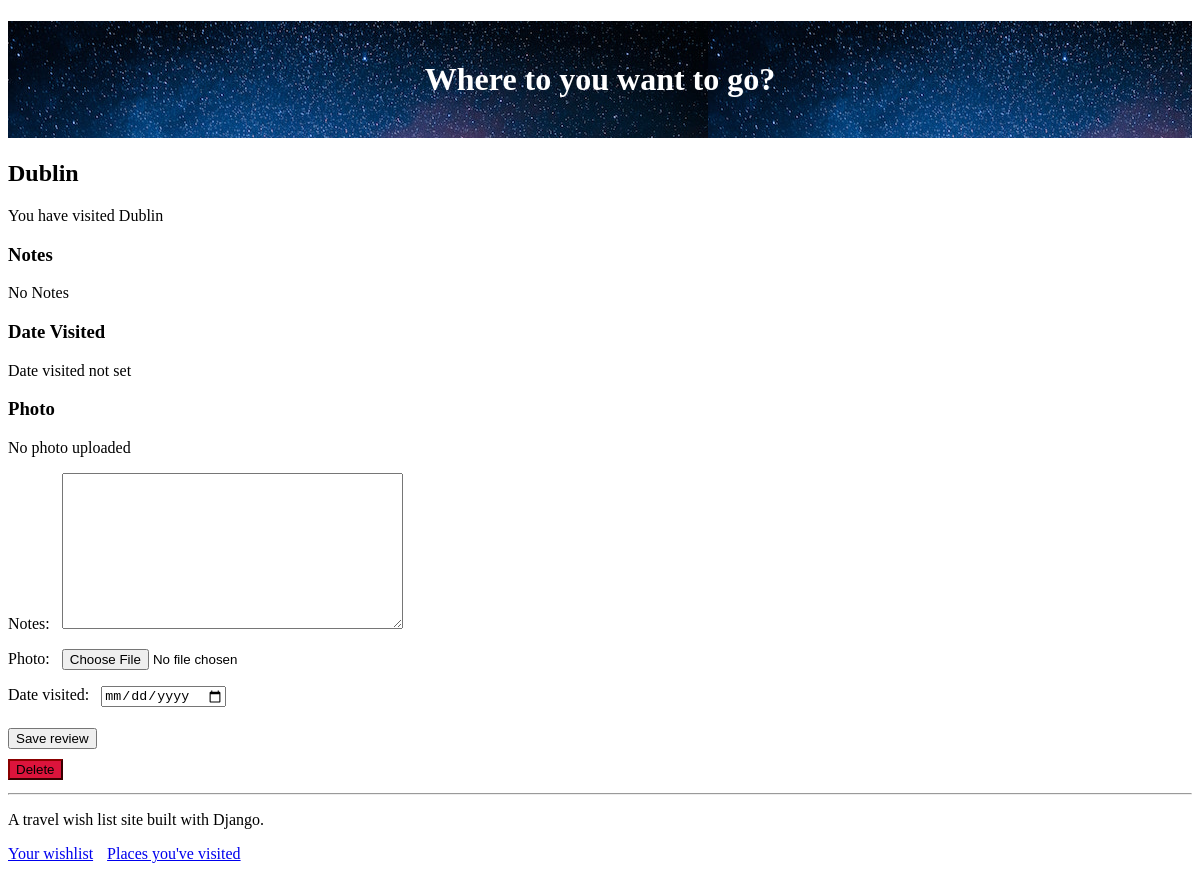
/place/2 (signed in), run on the app's committed database.
### travel_wishlist/models.py (models this page shows, shortened)
class Place(models.Model):
    user = models.ForeignKey('auth.User', null=False, on_delete=models.CASCADE)
    name = models.CharField(max_length=200)
    visited = models.BooleanField(default=False)
    notes = models.TextField(blank=True, null=True)  #text field unlimited size(charfiels are limited)
    date_visited = models.DateField(blank=True, null=True)  #null = True means not required
    photo = models.ImageField(upload_to='user_images/', blank=True, null=True)

### travel_wishlist/views.py (the view)
# urls.py: path('place/<int:place_pk>', views.place_detail, name='place_details'), #captures any pk
@login_required
def place_detail(request, place_pk):
    place = get_object_or_404(Place, pk=place_pk)
    if place.user != request.user:
        return HttpResponseForbidden()
    if request.method == 'POST':
        form = TripReviewForm(request.POST, request.FILES, instance=place)
        if form.is_valid(): #if the form is valid(all filled out correctly with correct types of data, then save)
            form.save() #updates this place object w/ added data
            messages.info(request, 'Trip information was updated!')
        else:
            messages.error(request, form.errors) #temp error message
        return redirect('place_details', place_pk=place_pk) #redirects are GET; this is calling this method again
    else: #GET place details
        if place.visited: #make new form; render template providing place and review form
            review_form = TripReviewForm(instance=place) #pre-populated w data from this place instance
            return render(request, 'travel_wishlist/place_detail.html', {'place': place, 'review_form': review_form} )
        else: #don't show form; just render the template
            return render(request, 'travel_wishlist/place_detail.html', {'place': place} )

### travel_wishlist/forms.py
class TripReviewForm(forms.ModelForm):
    class Meta: #new form
        model = Place
        fields = {'notes', 'date_visited', 'photo'}
        widgets = {
            'date_visited': DateInput()
        }

### travel_wishlist/templates/travel_wishlist/place_detail.html (shortened to what this page needs)
{% extends 'travel_wishlist/base.html' %}
{% load static %}
{% block content %}
<h2>{{place.name }}</h2>
{% if place.visited %}
    <p>You have visited {{ place.name }}</p>
    <h3>Notes</h3>
    <p>{{ place.notes|default:"No Notes" }}</p>
    <h3>Date Visited</h3>
    <p>{{ place.date_visited|default:"Date visited not set" }} </p>
    <h3>Photo</h3>
    {% if place.photo %}
        <img src="{{ place.photo.url }}">
    {% else %}
        <p>No photo uploaded</p>
    {% endif %}
    <form action="{% url 'place_details' place.pk %}" method="POST" enctype="multipart/form-data">
        {{ review_form.as_p }}
        <button type="submit">Save review</button>
    </form>
{% else %}
    <p>You have not visited {{ place.name }} yet.</p>
    <form action="{% url 'place_was_visited' place.pk %}" method="POST">
        {% csrf_token %}
        <button type="submit" class="visited">Visited!</button>
    </form>
{% endif %}
<form action="{% url 'delete_place' place.pk %}" method="POST">
    <button type=submit class="delete">Delete</button>
</form>
{% endblock %}

### travel_wishlist/static/css/style.css (style rules this page uses)
label { display: inline-block; padding-right: 8px; }
button { margin: 5px 0px 5px 0; }
.delete { background-color: crimson; border-color: darkred; }

### data on the page
Place: name "Dublin", notes "No Notes", date_visited "Date visited not set"
